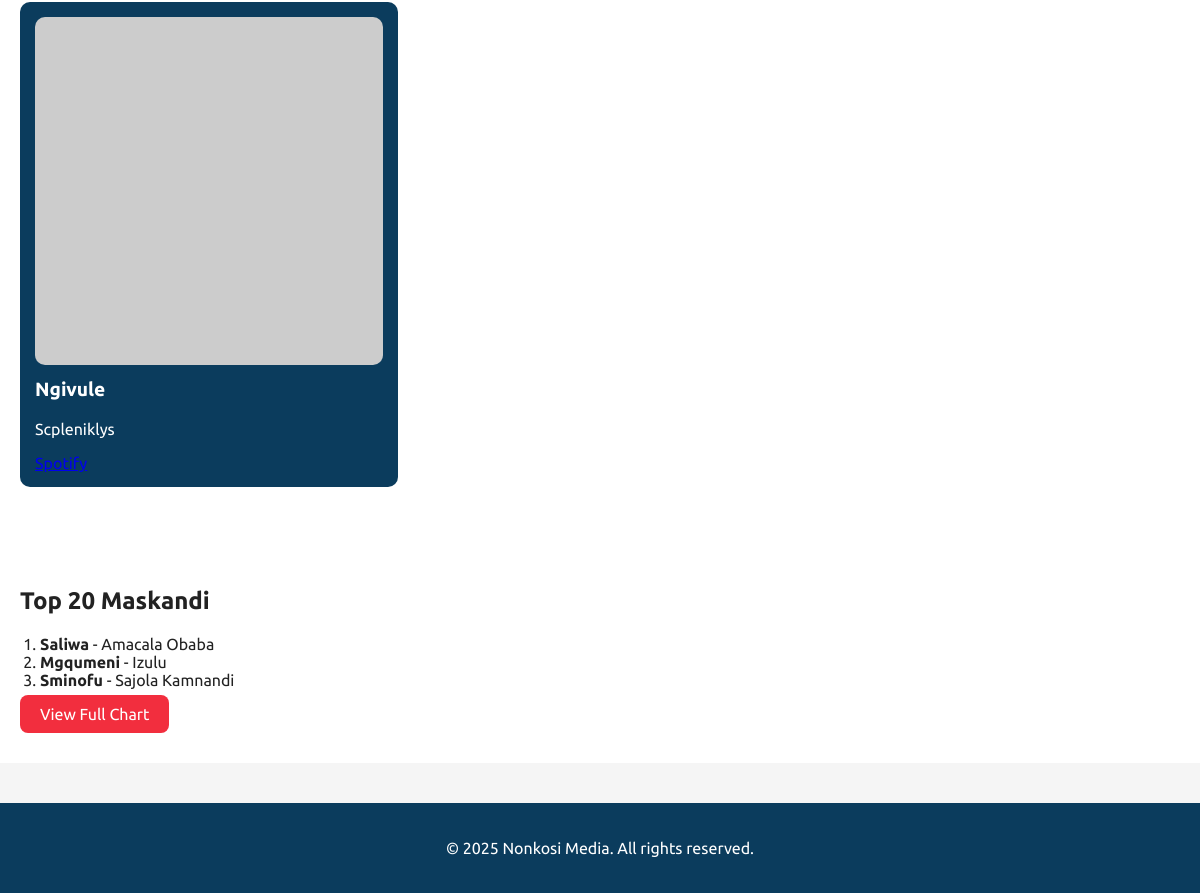
Before: / (lower part) with the older database file.
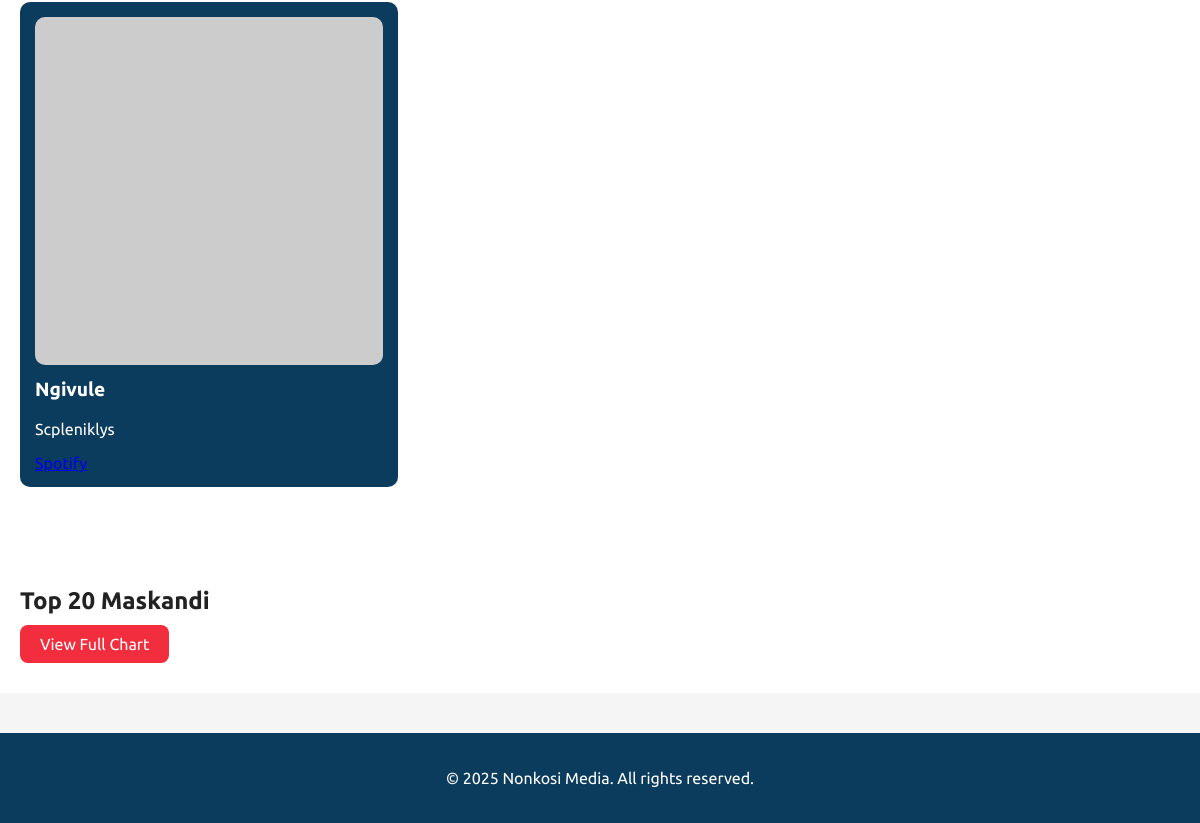
After: the same page with the newer database file.
### app.py (models this page shows)
class Song(db.Model):
    id = db.Column(db.Integer, primary_key=True)
    title = db.Column(db.String(100), nullable=False)
    genre = db.Column(db.String(50), nullable=False)
    album = db.Column(db.String(100))  # New field - can be null for singles
    release_date = db.Column(db.DateTime, nullable=False, default=datetime.utcnow)
    cover_image = db.Column(db.String(20), nullable=False)
    spotify_link = db.Column(db.String(200))
    youtube_link = db.Column(db.String(200))
    artist_id = db.Column(db.Integer, db.ForeignKey('artist.id'), nullable=False)
    chart_position = db.Column(db.Integer)

class Artist(db.Model):
    id = db.Column(db.Integer, primary_key=True)
    name = db.Column(db.String(100), nullable=False)
    bio = db.Column(db.Text, nullable=False)
    image = db.Column(db.String(20), nullable=False, default='artist_default.jpg')
    social_media = db.Column(db.JSON)
    songs = db.relationship('Song', backref='artist', lazy=True)
    gigs = db.relationship('Gig', backref='artist', lazy=True)

### app.py (the view)
@app.route('/')
def home():
    top_3 = Song.query.filter(Song.chart_position != None)\
                     .order_by(Song.chart_position)\
                     .limit(3)\
                     .all()
    return render_template('index.html', top_3=top_3)

### app.py (called while the page is built)
@app.context_processor
def inject_datetime():
    return {'datetime': datetime}

### templates/index.html (shortened to what this page needs)
<!DOCTYPE html>
<html lang="en">
<head>
</head>
<body>
<section class="releases">
  <div class="container">
    <div class="release-grid">
      <div class="release-card">
        <img src="https://via.placeholder.com/150" alt="Artist"/>
        <h3>Ngivule</h3>
        <p>Scpleniklys</p>
        <a href="www.youtube.com">Spotify</a>
      </div>
    </div>
  </div>
</section>
<section class="charts">
  <div class="container">
    <h2>Top 20 Maskandi</h2>
    <ol class="chart-list">
      {% for song in top_3 %}
      <li><strong>{{ song.artist.name }}</strong> - {{ song.title }}</li>
      {% endfor %}
    </ol>
    <a href="/charts" class="btn">View Full Chart</a>
  </div>
</section>
<footer class="site-footer">
  <div class="container">
  <p>
    <a href="/login" style="color: inherit; text-decoration: none;">
      © 2025 Nonkosi Media. All rights reserved.
    </a>
  </p>
</div>
</footer>
</body>
</html>

Changed rows visible on the page:
removed Song: artist.name "Saliwa", title "Amacala Obaba"
removed Song: artist.name "Mgqumeni", title "Izulu"
removed Song: artist.name "Sminofu", title "Sajola Kamnandi"
